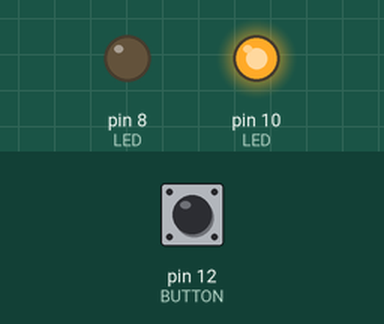
A sketch run on a simulated Arduino Uno, built with avr-gcc and run on an emulated ATmega328P. On the bench: output pins drawn as LEDs (lit = HIGH). Dashed ring = blinking. Inputs (shaded band) come from the test bench; at power-on: pin 12 (BUTTON) LOW.

Above: at 1.2 s.
1.3 s: pin 12 (BUTTON) pulled HIGH for 1 s
At 1.62 s:
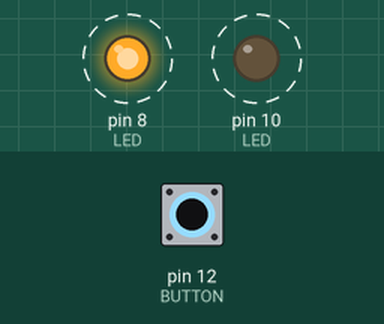
3.8 s: pin 12 (BUTTON) pulled HIGH for 0.15 s
At 5.1 s:
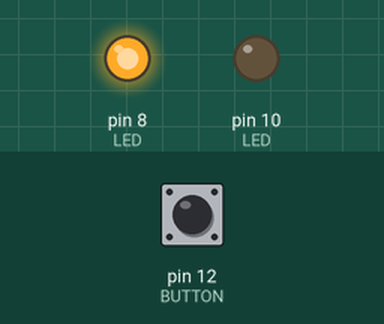
5.5 s: pin 12 (BUTTON) pulled HIGH for 3.2 s
At 10.0 s:
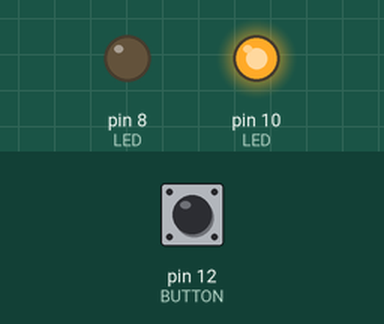
Timing chart, 0 to 11.5 s (numbered marks = the images above; inputs shaded):
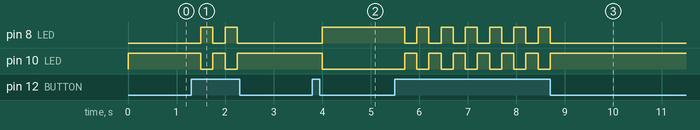

The sketch:

AssignmentThree.ino
```cpp
int buttonPress = 0;

void setup() {
  pinMode(8, OUTPUT); //LED
  pinMode(10, OUTPUT);//LED
  pinMode(12, INPUT);//BUTTON
}

void loop() {
  plusOnePress();
  switchLed();
}

// LEDs worden gewisseld gebasseerd op of buttonPress een even of oneven nummer is
// Daarna een delay om foute lezing te voorkomen
void switchLed(){
  if(buttonPress % 2 == 0){
    digitalWrite(8, LOW);
    digitalWrite(10, HIGH);
    delay(50);
  } else {
     digitalWrite(8, HIGH);
    digitalWrite(10, LOW);
    delay(50);
  }
}

// als de knop gedrukt word dan int buttonPress plus één
void plusOnePress(){
  int buttonState = digitalRead(12);

  if(buttonState == HIGH){
    buttonPress ++;
    delay(200); // delay om incorrecte inputlezing te voorkomen
  }
}
```

Measured:
- after the input at 1.3 s, pin 8 (LED): alternates HIGH for 0.25 s and LOW for 0.25 s, 4 changes in all, then stays LOW, starting after 0.20 s; pin 10 (LED): alternates HIGH for 0.25 s and LOW for 0.25 s, 4 changes in all, then stays HIGH, starting after 0.20 s
- after the input at 3.8 s, pin 8 (LED): LOW → HIGH after 0.20 s; pin 10 (LED): HIGH → LOW after 0.20 s
- after the input at 5.5 s, pin 8 (LED): alternates HIGH for 0.25 s and LOW for 0.25 s, 13 changes in all, then stays LOW, starting after 0.20 s; pin 10 (LED): alternates HIGH for 0.25 s and LOW for 0.25 s, 13 changes in all, then stays HIGH, starting after 0.20 s
